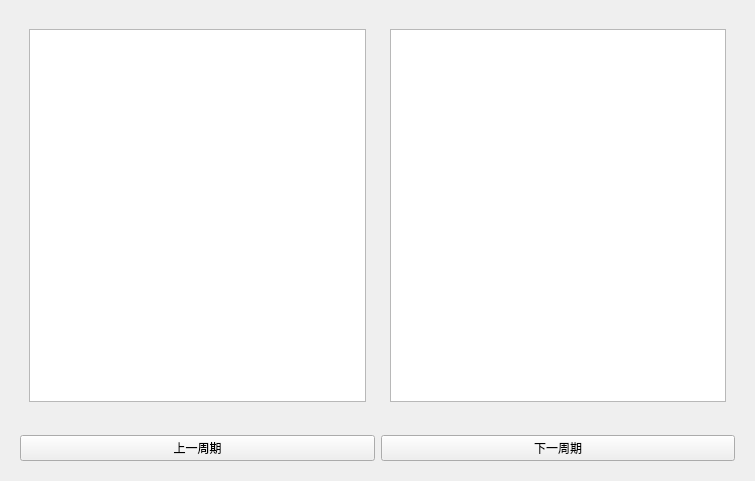
<?xml version="1.0" encoding="UTF-8"?>
<ui version="4.0">
 <class>oscd::window</class>
 <widget class="QWidget" name="oscd::window">
  <property name="geometry">
   <rect>
    <x>0</x>
    <y>0</y>
    <width>755</width>
    <height>481</height>
   </rect>
  </property>
  <property name="windowTitle">
   <string>window</string>
  </property>
  <layout class="QVBoxLayout" name="verticalLayout" stretch="1,0">
   <item>
    <widget class="QWidget" name="widget" native="true">
     <layout class="QHBoxLayout" name="horizontalLayout_2">
      <item>
       <widget class="QWidget" name="widget_4" native="true">
        <layout class="QVBoxLayout" name="verticalLayout_3">
         <item>
          <widget class="QTableWidget" name="cpu"/>
         </item>
        </layout>
       </widget>
      </item>
      <item>
       <widget class="QWidget" name="widget_3" native="true">
        <layout class="QVBoxLayout" name="verticalLayout_2">
         <item>
          <widget class="QListWidget" name="kernel"/>
         </item>
        </layout>
       </widget>
      </item>
     </layout>
    </widget>
   </item>
   <item>
    <widget class="QWidget" name="widget_2" native="true">
     <layout class="QHBoxLayout" name="horizontalLayout">
      <item>
       <widget class="QPushButton" name="prev">
        <property name="sizePolicy">
         <sizepolicy hsizetype="Minimum" vsizetype="Expanding">
          <horstretch>0</horstretch>
          <verstretch>0</verstretch>
         </sizepolicy>
        </property>
        <property name="text">
         <string>上一周期</string>
        </property>
       </widget>
      </item>
      <item>
       <widget class="QPushButton" name="next">
        <property name="sizePolicy">
         <sizepolicy hsizetype="Preferred" vsizetype="Expanding">
          <horstretch>0</horstretch>
          <verstretch>0</verstretch>
         </sizepolicy>
        </property>
        <property name="text">
         <string>下一周期</string>
        </property>
       </widget>
      </item>
     </layout>
    </widget>
   </item>
  </layout>
 </widget>
 <resources/>
 <connections/>
</ui>
